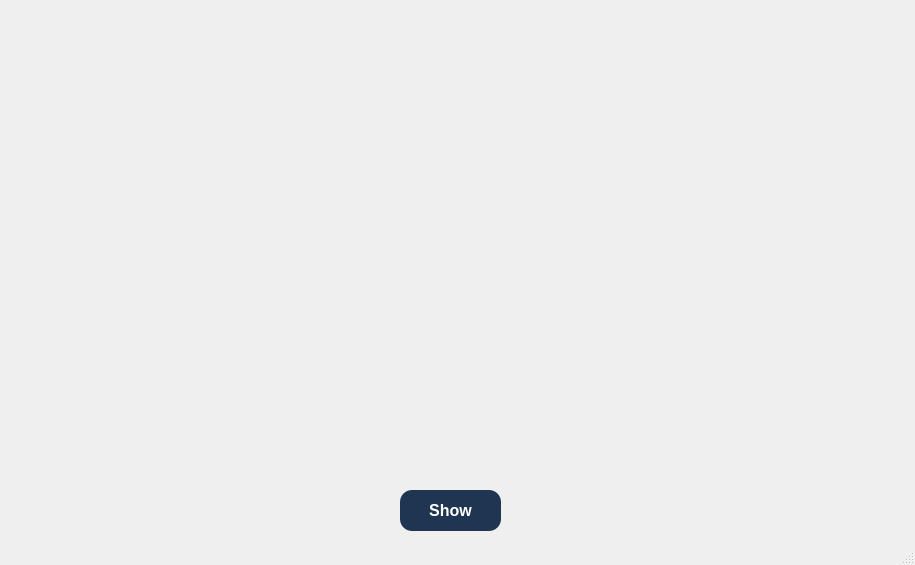
<?xml version="1.0" encoding="UTF-8"?>
<ui version="4.0">
 <class>MainWindow</class>
 <widget class="QMainWindow" name="MainWindow">
  <property name="geometry">
   <rect>
    <x>0</x>
    <y>0</y>
    <width>915</width>
    <height>565</height>
   </rect>
  </property>
  <property name="windowTitle">
   <string>Sign in</string>
  </property>
  <property name="windowIcon">
   <iconset>
    <normaloff>../../../Desktop/GRAPHICS/UI/ic_real_name_authentication_527859.png</normaloff>../../../Desktop/GRAPHICS/UI/ic_real_name_authentication_527859.png</iconset>
  </property>
  <property name="toolButtonStyle">
   <enum>Qt::ToolButtonIconOnly</enum>
  </property>
  <widget class="QWidget" name="centralwidget">
   <widget class="QLabel" name="label">
    <property name="geometry">
     <rect>
      <x>-180</x>
      <y>0</y>
      <width>1200</width>
      <height>600</height>
     </rect>
    </property>
    <property name="font">
     <font>
      <pointsize>12</pointsize>
     </font>
    </property>
    <property name="cursor">
     <cursorShape>PointingHandCursor</cursorShape>
    </property>
    <property name="mouseTracking">
     <bool>false</bool>
    </property>
    <property name="tabletTracking">
     <bool>false</bool>
    </property>
    <property name="whatsThis">
     <string/>
    </property>
    <property name="autoFillBackground">
     <bool>false</bool>
    </property>
    <property name="text">
     <string/>
    </property>
    <property name="pixmap">
     <pixmap>turnover1.jpg</pixmap>
    </property>
    <property name="scaledContents">
     <bool>true</bool>
    </property>
    <property name="wordWrap">
     <bool>true</bool>
    </property>
    <property name="openExternalLinks">
     <bool>true</bool>
    </property>
   </widget>
   <widget class="QPushButton" name="pushButton_2">
    <property name="enabled">
     <bool>true</bool>
    </property>
    <property name="geometry">
     <rect>
      <x>400</x>
      <y>490</y>
      <width>101</width>
      <height>41</height>
     </rect>
    </property>
    <property name="font">
     <font>
      <pointsize>12</pointsize>
      <weight>75</weight>
      <bold>true</bold>
     </font>
    </property>
    <property name="cursor">
     <cursorShape>PointingHandCursor</cursorShape>
    </property>
    <property name="styleSheet">
     <string notr="true">color: rgb(255, 255, 255);
background-color: rgb(32, 53, 82);
border-radius: 12px;
box-shadow: 0 8px 16px 0 rgba(0,0,0,0.2), 0 6px 20px 0 rgba(0,0,0,0.19);
box-shadow: 0 5px #666;
transform: translateY(4px) ;
</string>
    </property>
    <property name="inputMethodHints">
     <set>Qt::ImhNone</set>
    </property>
    <property name="text">
     <string>Show</string>
    </property>
    <property name="icon">
     <iconset>
      <normaloff>../../../Desktop/GRAPHICS/UI/unlock.png</normaloff>../../../Desktop/GRAPHICS/UI/unlock.png</iconset>
    </property>
    <property name="checkable">
     <bool>false</bool>
    </property>
    <property name="checked">
     <bool>false</bool>
    </property>
    <property name="autoRepeat">
     <bool>false</bool>
    </property>
    <property name="autoExclusive">
     <bool>false</bool>
    </property>
    <property name="default">
     <bool>true</bool>
    </property>
    <property name="flat">
     <bool>false</bool>
    </property>
   </widget>
  </widget>
  <widget class="QMenuBar" name="menubar">
   <property name="geometry">
    <rect>
     <x>0</x>
     <y>0</y>
     <width>915</width>
     <height>21</height>
    </rect>
   </property>
  </widget>
  <widget class="QStatusBar" name="statusbar"/>
 </widget>
 <resources>
  <include location="../../../.designer/testt.qrc"/>
 </resources>
 <connections/>
</ui>
